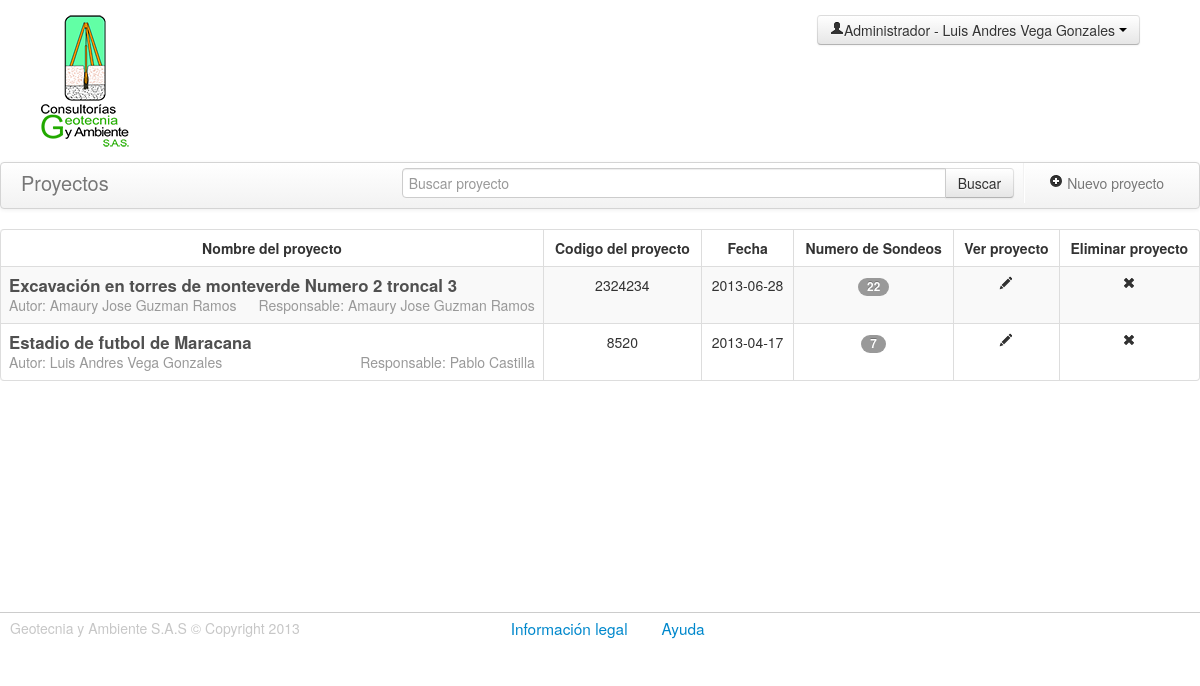
/proyectos.php (signed in), run on the app's committed database.
### tables this page shows
CREATE TABLE IF NOT EXISTS `usuarios` (
  `id_usuario` int(30) NOT NULL AUTO_INCREMENT COMMENT 'Id del usuario',
  `cedula` int(30) NOT NULL COMMENT 'Cedula de los usuarios del sistema\r\n',
  `nombres` varchar(100) NOT NULL COMMENT 'Nombres del usuario',
  `apellidos` varchar(100) NOT NULL COMMENT 'Apellidos usuario',
  `tipo` varchar(100) NOT NULL COMMENT 'Tipo de usuario: Laboratorista , Ingeniero , Administrador.',
  `nombre_usuario` varchar(100) NOT NULL COMMENT 'Nombre de usuario',
  `password` varchar(50) NOT NULL COMMENT 'Contraseña',
  `estado` int(11) NOT NULL,
  PRIMARY KEY (`id_usuario`),
  UNIQUE KEY `cedula` (`cedula`)
);

CREATE TABLE IF NOT EXISTS `proyectos` (
  `id_proyecto` int(30) NOT NULL AUTO_INCREMENT COMMENT 'Id del proyecto\r\n',
  `codigo_proyecto` int(30) NOT NULL COMMENT 'Codigo unico de proyecto',
  `nombre_proyecto` varchar(200) DEFAULT NULL COMMENT 'Nombre del proyecto',
  `lugar` varchar(200) DEFAULT NULL COMMENT 'Lugar donde se realiza el proyecto\r\n',
  `contratista` varchar(100) DEFAULT NULL COMMENT 'Nombre del contratista\r\n',
  `fecha` date NOT NULL COMMENT 'Fecha del proyecto\r\n',
  `fk_id_autor` int(11) NOT NULL,
  `fk_id_responsable` int(19) NOT NULL,
  `estado` int(11) NOT NULL DEFAULT '1',
  PRIMARY KEY (`id_proyecto`),
  UNIQUE KEY `codigo_proyecto` (`codigo_proyecto`),
  KEY `fk_id_autor` (`fk_id_autor`),
  KEY `fk_id_responsable` (`fk_id_responsable`)
);

### includes/proyectos.php (called while the page is built, shortened)
<?php
class proyectos extends DataBase {
	function getDatosProyectos( $busqueda = '' ) {
		$retorno = false;
		$sql = "SELECT
					  p.id_proyecto,
					  p.codigo_proyecto,
					  p.nombre_proyecto,
					  p.lugar,
					  p.contratista,
					  p.fecha,
					  p.fk_id_autor,
					  u.Nombres as nombres_autor,
					  u.apellidos as apellidos_autor,
					  p.fk_id_responsable,
					  r.Nombres as nombres_responsable,
					  r.apellidos as apellidos_responsable,
					  (SELECT count(*) FROM sondeos WHERE fk_idproyecto=p.id_proyecto ) AS cantidad
  				FROM
 					  proyectos p,usuarios u,usuarios r
  				where
  				      p.fk_id_autor=u.id_usuario and p.fk_id_responsable=r.id_usuario and p.estado='1'";
		$respuesta = $this->query($sql);
		if ( $respuesta ) {
			$matriz = array();
			while ( $fila = $respuesta->fetch_object() ) {
				$matriz[] = $fila;
			}
			$retorno = $matriz;
		}
		return $retorno;
	}
}
?>

### proyectos.php (the view, shortened to what this page needs)
<?php
  require_once('includes/proyectos.php');
  $data=$_SESSION['usuario'];
  $proyectosClass = new proyectos();
  if(isset($_GET['busqueda'])){
    $proyectos = $proyectosClass->getDatosProyectos($_GET['busqueda']);
  }
  else{
    $proyectos = $proyectosClass->getDatosProyectos();
  }
?>
<!DOCTYPE html>
<html class="no-js">
  <head>
    <link rel="stylesheet" href="assets/css/bootstrap.css">
    <link rel="stylesheet" href="assets/css/base.css">
    <link rel="stylesheet" href="assets/css/proyectos.css">
    <link rel="stylesheet" href="http://code.jquery.com/ui/1.10.1/themes/base/jquery-ui.css" />
  </head>
  <body>
    <div class="row-fluid header">
      <div class="span2">
        <a href="proyectos.php">
          <figure class="logo"></figure>
        </a>
      </div>
      <h3 class="span4 header-title"> </h3>
      <div class="btn-group span3 offset2 datos-perfil ">
        <a class="btn dropdown-toggle" data-toggle="dropdown" href="#">
          <span><i class="icon-user"></i><?php echo $data['tipo']." - ".$data['nombres']." ".$data['apellidos']; ?></span>
            <span class="caret"></span>
        </a>
      </div>
    </div>
    <div class="row-fluid cuerpo-proyectos">
      <div class="navbar">
        <div class="navbar-inner">
          <div class="container">
            <a class="brand" id="listar" href="proyectos.php" data-toggle="tooltip" title="Click listar todos los proyectos">Proyectos</a>
            <ul class="nav pull-right">
              <li class="divider-vertical"></li>
              <li>
                <a href="#Nuevoproyecto" role="button"  data-toggle="modal">
                  <i  class="icon-plus-sign"></i> Nuevo proyecto
                </a>
              </li>
            </ul>
            <form id="buscarProyecto" action="proyectos.php" class="navbar-form pull-right ">
              <div class="input-append  input-block-level">
                <input type="text" name='busqueda' placeholder="Buscar proyecto" class="input-xxlarge" >
                <button type="submit" class="btn" >Buscar</button>
              </div>
            </form>
          </div>
        </div>
      </div>
      <table id="proyectos" class="table table-hover table-striped table-bordered ">
        <thead>
          <tr>
            <th>Nombre del proyecto</th>
            <th>Codigo del proyecto</th>
            <th>Fecha</th>
            <th>Numero de Sondeos </th>
            <th>Ver proyecto</th>
            <?php if ( $data['tipo']=='Administrador' || $data['tipo']=='Ingeniero'  ) : ?>
              <th>Eliminar proyecto</th>
            <?php endif ?>
          </tr>
        </thead>
        <tbody>
          <?php if ( count( $proyectos ) ) : ?>
          <?php foreach ( $proyectos as $proyecto ) : ?>
          <tr>
            <td>
              <a  href="sondeos.php?idp=<?php echo $proyecto->id_proyecto; ?>"><span class="pull-left titulo-proyectos brand"><?php echo $proyecto->nombre_proyecto; ?></span></a>
              <br>
              <span class="muted pull-left">Autor: <?php echo $proyecto->nombres_autor.' '.$proyecto->apellidos_autor ?></span>
              <span class="muted pull-right">Responsable: <?php echo $proyecto->nombres_responsable.' '.$proyecto->apellidos_responsable ?></span>
            </td>
            <td><?php echo $proyecto->codigo_proyecto; ?></td>
            <td><?php echo $proyecto->fecha; ?></td>
            <td>
              <span class="badge"><?php echo $proyecto->cantidad; ?></span>
            </td>
            <td>
              <a href="sondeos.php?idp=<?php echo $proyecto->id_proyecto; ?>"><i class="icon-pencil"></i></a>
            </td>
            <?php if ( $data['tipo']=='Administrador' || $data['tipo']=='Ingeniero'  ) : ?>
              <td>
                <a class="eliminarProyecto" href="#"><i class="icon-remove"></i></a>
              </td>
            <?php endif ?>
          </tr>
          <?php endforeach; ?>
          <?php endif ?>
        </tbody>
      </table>
    </div>
    <div class="row-fluid footer ">
      <footer class="span12">
        <p class="copiright span4" >Geotecnia y Ambiente S.A.S &copy; Copyright 2013</p>
        <p class="span6 offset1">
          <a href="#legal" role="button" data-toggle="modal" class="links-footer">Información legal</a>
          <a href="#Ayuda" role="button" data-toggle="modal" class="links-footer">Ayuda</a>
        </p>
      </footer>
    </div>
  </body>
</html>

### assets/css/base.css (style rules this page uses)
.logo { background:url(../img/logo_geotecnia.png) no-repeat; height: 134px; width: 90px; transition:all 0.5s ease-in; }
.header { border-bottom: 1px solid #CCC }
.header-title { margin-top: 100px; font-family: 'Open Sans', sans-serif; font-weight: 500; }
.datos-perfil { margin-top: 15px; }
.copiright { color: #c7c7c7; padding-left: 10px; }
.footer { border-top: 1px solid #CCC; padding: 5px 0 0 0 ; }
a.links-footer { font-size: 1.1em; font-weight: 500; padding-right: 30px; transition:all 0.5s ease-in; }

### assets/css/proyectos.css (style rules this page uses)
.header { border-bottom: none; }
.table td { text-align: center; }
.table th { text-align: center; }
.titulo-proyectos { font-weight:600; font-size: 1.2em; color: #505050; }
.cuerpo-proyectos { min-height:450px; }

### data on the page
usuarios: nombres "Luis Andres", apellidos "Vega Gonzales"
proyectos: nombre_proyecto "Excavación en torres de monteverde Numero 2 troncal 3", fk_id_autor.nombres "Amaury Jose", fk_id_autor.apellidos "Guzman Ramos", codigo_proyecto "2324234", fecha "2013-06-28", cantidad "22"
proyectos: nombre_proyecto "Estadio de futbol de Maracana", fk_id_autor.nombres "Luis Andres", fk_id_autor.apellidos "Vega Gonzales", fk_id_responsable.nombres "Pablo", fk_id_responsable.apellidos "Castilla", codigo_proyecto "8520", fecha "2013-04-17", cantidad "7"

### other printed values
$data['tipo'] "Administrador"
